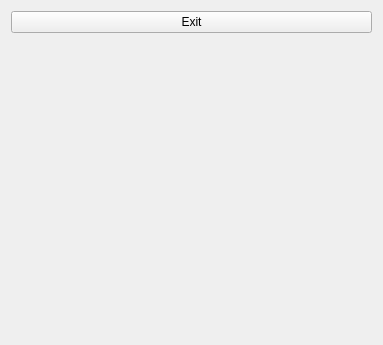
<?xml version="1.0" encoding="UTF-8"?>
<ui version="4.0">
 <class>PlayScreen</class>
 <widget class="QWidget" name="PlayScreen">
  <property name="geometry">
   <rect>
    <x>0</x>
    <y>0</y>
    <width>383</width>
    <height>345</height>
   </rect>
  </property>
  <property name="windowTitle">
   <string>MainWindow</string>
  </property>
  <layout class="QGridLayout" name="gridLayout">
   <item row="0" column="0">
    <widget class="QPushButton" name="exitButton">
     <property name="text">
      <string>Exit</string>
     </property>
    </widget>
   </item>
   <item row="1" column="0">
    <widget class="MidiHandler" name="midiout" native="true">
     <layout class="QGridLayout" name="gridLayout_2" columnminimumwidth="0"/>
    </widget>
   </item>
  </layout>
 </widget>
 <customwidgets>
  <customwidget>
   <class>MidiHandler</class>
   <extends>QWidget</extends>
   <header>midihandler.h</header>
   <container>1</container>
  </customwidget>
 </customwidgets>
 <resources/>
 <connections/>
</ui>
